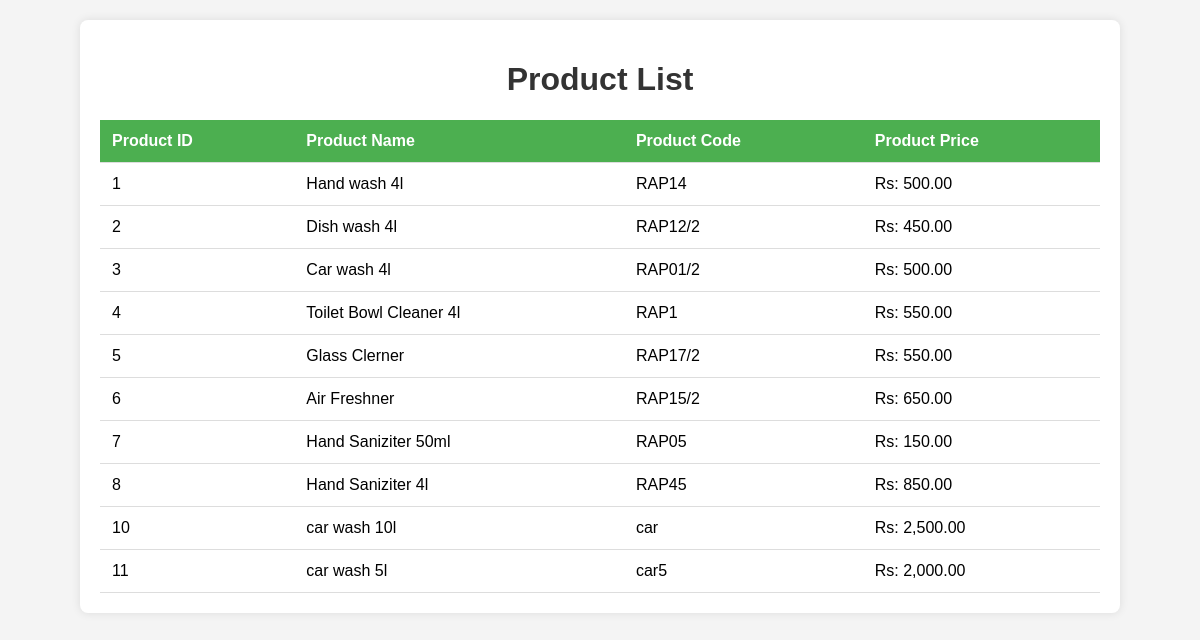
/productView.php, run on the app's committed database.
### tables this page shows
CREATE TABLE IF NOT EXISTS `products` (
  `Product_id` int NOT NULL AUTO_INCREMENT,
  `Product_name` varchar(255) NOT NULL,
  `Product_code` varchar(255) NOT NULL,
  `Product_price` decimal(10,2) NOT NULL,
  PRIMARY KEY (`Product_id`) USING BTREE
);

### productView.php (the view, shortened to what this page needs)
<!DOCTYPE html>
<html lang="en">
<head>
</head>
<body>
    <div class="container">
        <h1>Product List</h1>
        <?php
        include 'connection.php';
        $sql = "SELECT * FROM products";
        $result = $conn->query($sql);
        if ($result->num_rows > 0) {
            echo "<table>";
            echo "<tr><th>Product ID</th><th>Product Name</th><th>Product Code</th><th>Product Price</th></tr>";
            while($row = $result->fetch_assoc()) {
                echo "<tr>";
                echo "<td>" . htmlspecialchars($row["Product_id"]) . "</td>";
                echo "<td>" . htmlspecialchars($row["Product_name"]) . "</td>";
                echo "<td>" . htmlspecialchars($row["Product_code"]) . "</td>";
                echo "<td>Rs: " . number_format($row["Product_price"], 2) . "</td>";
                echo "</tr>";
            }
            echo "</table>";
        } else {
            echo "<p class='no-results'>No products found</p>";
        }
        ?>
    </div>
</body>
</html>

### productView.php (style rules this page uses)
body { font-family: Arial, sans-serif; background-color: #f4f4f4; margin: 0; padding: 20px; }
.container { max-width: 1000px; margin: 0 auto; background-color: white; padding: 20px; border-radius: 8px; box-shadow: 0 0 10px rgba(0, 0, 0, 0.1); }
h1 { color: #333; text-align: center; }
table { width: 100%; border-collapse: collapse; margin-top: 20px; }
th, td { padding: 12px; text-align: left; border-bottom: 1px solid #ddd; }
th { background-color: #4CAF50; color: white; }

### data on the page
products: Product_id "1", Product_name "Hand wash 4l", Product_code "RAP14", Product_price "500.00"
products: Product_id "2", Product_name "Dish wash 4l", Product_code "RAP12/2", Product_price "450.00"
products: Product_id "3", Product_name "Car wash 4l", Product_code "RAP01/2", Product_price "500.00"
products: Product_id "4", Product_name "Toilet Bowl Cleaner 4l", Product_code "RAP1", Product_price "550.00"
products: Product_id "5", Product_name "Glass Clerner", Product_code "RAP17/2", Product_price "550.00"
products: Product_id "6", Product_name "Air Freshner", Product_code "RAP15/2", Product_price "650.00"
products: Product_id "7", Product_name "Hand Saniziter 50ml", Product_code "RAP05", Product_price "150.00"
products: Product_id "8", Product_name "Hand Saniziter 4l", Product_code "RAP45", Product_price "850.00"
products: Product_id "10", Product_name "car wash 10l", Product_code "car", Product_price "2,500.00"
products: Product_id "11", Product_name "car wash 5l", Product_code "car5", Product_price "2,000.00"
